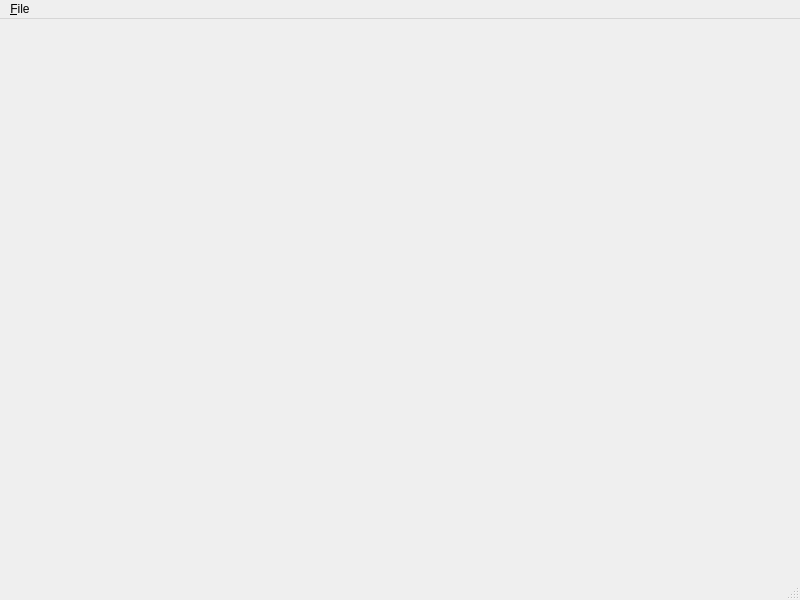
<?xml version="1.0" encoding="UTF-8"?>
<ui version="4.0">
 <class>FM2WidgetWindow</class>
 <widget class="QMainWindow" name="FM2WidgetWindow">
  <property name="geometry">
   <rect>
    <x>0</x>
    <y>0</y>
    <width>800</width>
    <height>600</height>
   </rect>
  </property>
  <property name="windowTitle">
   <string>User Tone</string>
  </property>
  <widget class="QWidget" name="centralwidget">
   <layout class="QGridLayout" name="gridLayout">
    <item row="0" column="0">
     <widget class="FM2Widget" name="fmWidget" native="true"/>
    </item>
   </layout>
  </widget>
  <widget class="QMenuBar" name="menubar">
   <property name="geometry">
    <rect>
     <x>0</x>
     <y>0</y>
     <width>800</width>
     <height>20</height>
    </rect>
   </property>
   <widget class="QMenu" name="menuFile">
    <property name="title">
     <string>&amp;File</string>
    </property>
    <addaction name="actionNew"/>
    <addaction name="separator"/>
    <addaction name="actionOpen"/>
    <addaction name="actionSave"/>
    <addaction name="separator"/>
    <addaction name="actionClose"/>
   </widget>
   <addaction name="menuFile"/>
  </widget>
  <widget class="QStatusBar" name="statusbar"/>
  <action name="actionNew">
   <property name="text">
    <string>&amp;New</string>
   </property>
  </action>
  <action name="actionOpen">
   <property name="text">
    <string>&amp;Open</string>
   </property>
  </action>
  <action name="actionSave">
   <property name="text">
    <string>&amp;Save</string>
   </property>
  </action>
  <action name="actionClose">
   <property name="text">
    <string>&amp;Close</string>
   </property>
  </action>
 </widget>
 <customwidgets>
  <customwidget>
   <class>FM2Widget</class>
   <extends>QWidget</extends>
   <header>usertone/fm2widget.h</header>
   <container>1</container>
  </customwidget>
 </customwidgets>
 <resources/>
 <connections/>
</ui>
